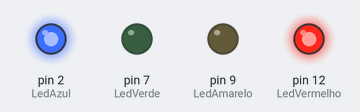
Recording of a sketch running on a simulated Arduino Uno, built with avr-gcc and run on an emulated ATmega328P. On the bench: output pins drawn as LEDs (lit = HIGH).

Above: at 0.2 s.
At 3.7 s:
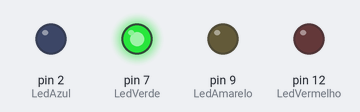
At 5.2 s:
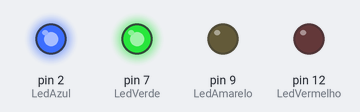
At 7.2 s:
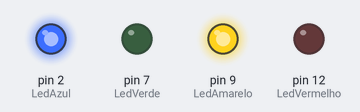
At 7.7 s:
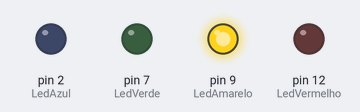
At 10.7 s:
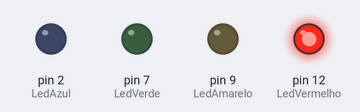
Timing chart, 0 to 11.7 s (numbered marks = the images above):
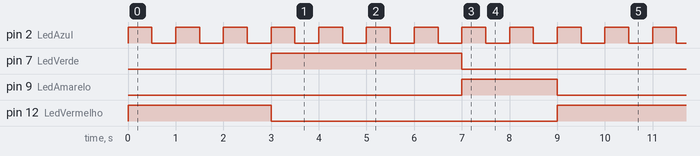

Measured:
- by itself, pin 2 (LedAzul): alternates HIGH for 0.50 s and LOW for 0.50 s
- by itself, pin 7 (LedVerde): alternates HIGH for 4.0 s and LOW for 5.0 s
- by itself, pin 9 (LedAmarelo): alternates HIGH for 2.0 s and LOW for 7.0 s
- by itself, pin 12 (LedVermelho): alternates HIGH for 3.0 s and LOW for 6.0 s

The sketch:

ac2_ep3_ex1_1.ino
```cpp
int LedVermelho=12;
int LedAmarelo=9;
int LedVerde=7;
int LedAzul=2;

void setup() {
  pinMode(LedVermelho, OUTPUT);
  pinMode(LedAmarelo, OUTPUT);
  pinMode(LedVerde, OUTPUT);
  pinMode(LedAzul, OUTPUT);
}

void loop() {
  digitalWrite(LedVermelho, HIGH);
  for (int i=0;i<3;i++){
    digitalWrite(LedAzul, HIGH);
  	delay(500);
  	digitalWrite(LedAzul, LOW);
  	delay(500);
  }
  digitalWrite(LedVermelho, LOW);
  digitalWrite(LedVerde, HIGH);
  for (int i=0;i<4;i++){
    digitalWrite(LedAzul, HIGH);
  	delay(500);
  	digitalWrite(LedAzul, LOW);
  	delay(500);
  }
  digitalWrite(LedVerde, LOW);
  digitalWrite(LedAmarelo, HIGH);
  for (int i=0;i<2;i++){
    digitalWrite(LedAzul, HIGH);
  	delay(500);
  	digitalWrite(LedAzul, LOW);
  	delay(500);
  }
  digitalWrite(LedAmarelo, LOW);
}
```
